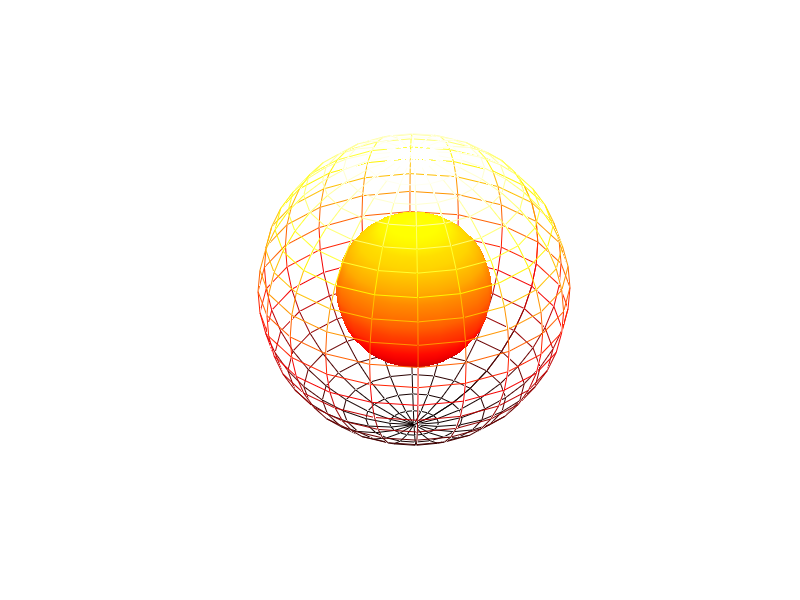
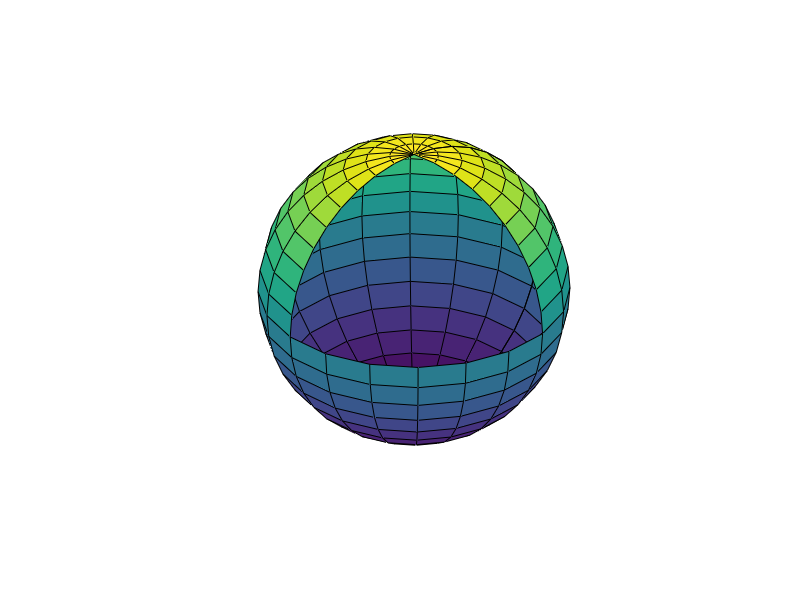
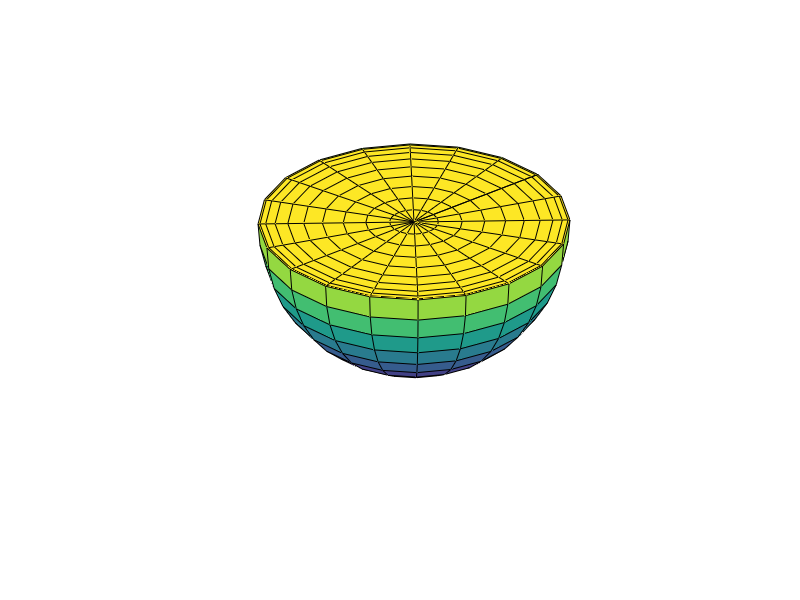
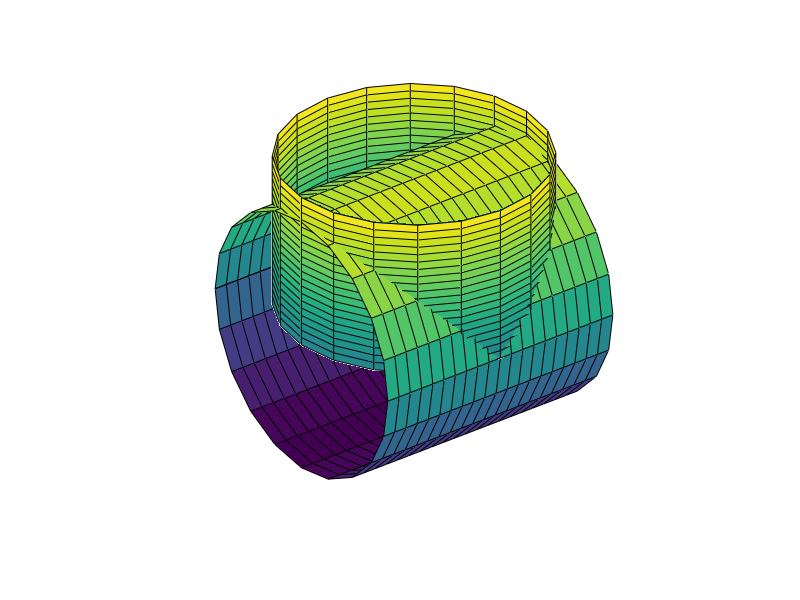

These charts were generated, in order, by the following MATLAB code:
[X,Y,Z]=sphere(20);
figure(1);
surf(X,Y,Z);
shading interp;
hold on;
mesh(2*X,2*Y,2*Z);
colormap(hot);
hidden off;
axis equal;
axis off;
[X,Y,Z]=sphere(20);
figure(2);
index=find(X<0&Y<0&Z>0);
Z2=Z;
Z2(index)=NaN;
surf(X,Y,Z2);
axis equal;
axis off;
[X,Y,Z]=sphere(20);
index=find(Z>0);
Z3=Z;
Z3(index)=zeros(size(index));
figure(3);
surf(X,Y,Z3);
hidden off;
axis equal;
axis off;
[X,Y,Z]=sphere(20);
m=20;
z=1.2*(0:m)/m;
r=ones(size(z));
theta=(0:m)/m*2*pi;
x1=r'*cos(theta);
y1=r'*sin(theta);
z1=z'*ones(1,m+1);
x=(-m:2:m)/m;
x2=x'*ones(1,m+1);
y2=r'*cos(theta);
z2=r'*sin(theta);
figure(4);
surf(x1,y1,z1);
axis equal;
axis off;
hold on;
surf(x2,y2,z2);
axis equal;
axis off;